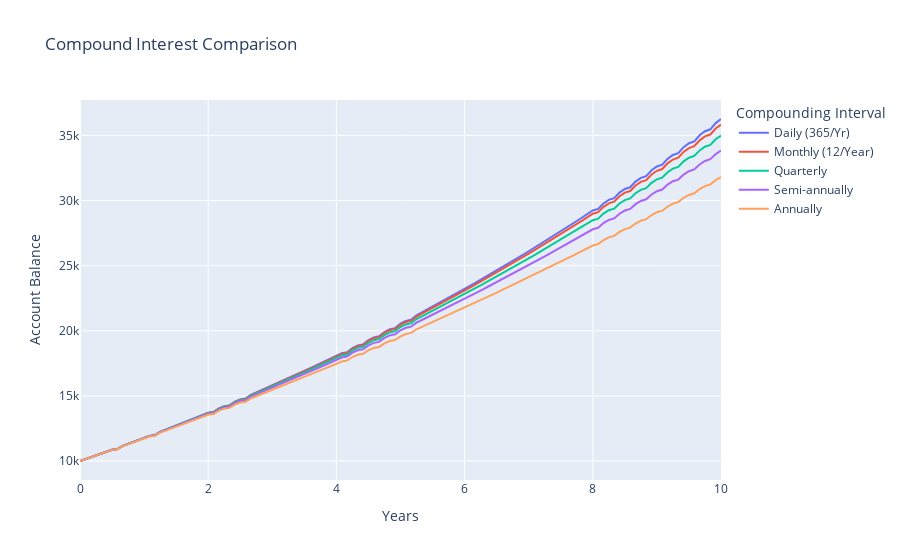

The notebook cell this image was saved under:
### Markdown cell above
## Conclusion

<!-- metadata: abstract, preserve_cell=true -->
It seems like good investment. blah blah blah blah blah blah blah blah...
<!-- metadata: -->

Lorem Ipsum is simply dummy text of the printing and typesetting industry. Lorem Ipsum has been the industry's standard dummy text ever since the 1500s, when an unknown printer took a galley of type and scrambled it to make a type specimen book. It has survived not only five centuries, but also the leap into electronic typesetting, remaining essentially unchanged. It was popularised in the 1960s with the release of Letraset sheets containing Lorem Ipsum passages, and more recently with desktop publishing software like Aldus PageMaker including versions of Lorem Ipsum.

### Code cell
import numpy as np
import pandas as pd
import plotly.graph_objects as go
from typing import List, Tuple

def compound_interest(principal: float, rate: float, time: float, n: int, additions: float, addition_frequency: int) -> Tuple[float, float, float]:
    total_deposits = principal + additions * addition_frequency * time
    amount = principal * (1 + rate/n)**(n*time)
    for i in range(int(time * addition_frequency)):
        amount += additions * (1 + rate/n)**(n*time - i/addition_frequency)
    interest_earned = amount - total_deposits
    return amount, total_deposits, interest_earned

def inflation_adjusted_value(future_value: float, inflation_rate: float, time: float) -> float:
    return future_value / (1 + inflation_rate)**time

def calculate_compound_interest(initial_balance: float, annual_rate: float, years: float, 
                                addition: float, addition_frequency: int, inflation_rate: float) -> pd.DataFrame:
    compounding_intervals = {
        'Daily (360/Yr)': 360,
        'Daily (365/Yr)': 365,
        'Monthly (12/Year)': 12,
        'Quarterly': 4,
        'Semi-annually': 2,
        'Annually': 1
    }
    
    results = []
    for interval, n in compounding_intervals.items():
        future_value, total_deposits, interest_earned = compound_interest(initial_balance, annual_rate, years, n, addition, addition_frequency)
        inflation_adjusted = inflation_adjusted_value(future_value, inflation_rate, years)
        results.append({
            'Compounding Interval': interval,
            'Future Value': future_value,
            'Future Value (Inflation Adjusted)': inflation_adjusted,
            'Total Deposits': total_deposits,
            'Interest Earned': interest_earned
        })
    
    return pd.DataFrame(results)

def plot_compound_interest(initial_balance: float, annual_rate: float, years: float, 
                           addition: float, addition_frequency: int) -> go.Figure:
    compounding_intervals = {
        'Daily (365/Yr)': 365,
        'Monthly (12/Year)': 12,
        'Quarterly': 4,
        'Semi-annually': 2,
        'Annually': 1
    }
    
    fig = go.Figure()
    
    for interval, n in compounding_intervals.items():
        x = np.linspace(0, years, int(years * 12) + 1)
        y = [compound_interest(initial_balance, annual_rate, t, n, addition, addition_frequency)[0] for t in x]
        fig.add_trace(go.Scatter(x=x, y=y, mode='lines', name=interval))
    
    fig.update_layout(
        title='Compound Interest Comparison',
        xaxis_title='Years',
        yaxis_title='Account Balance',
        legend_title='Compounding Interval'
    )
    
    return fig

# Example usage
initial_balance = 10000
annual_rate = 0.05
years = 10
addition = 100
addition_frequency = 12  # monthly
inflation_rate = 0.02

# Calculate and display the comparison table
df = calculate_compound_interest(initial_balance, annual_rate, years, addition, addition_frequency, inflation_rate)
print(df.to_string(index=False))

# Plot the compound interest comparison
fig = plot_compound_interest(initial_balance, annual_rate, years, addition, addition_frequency)
fig.show()
